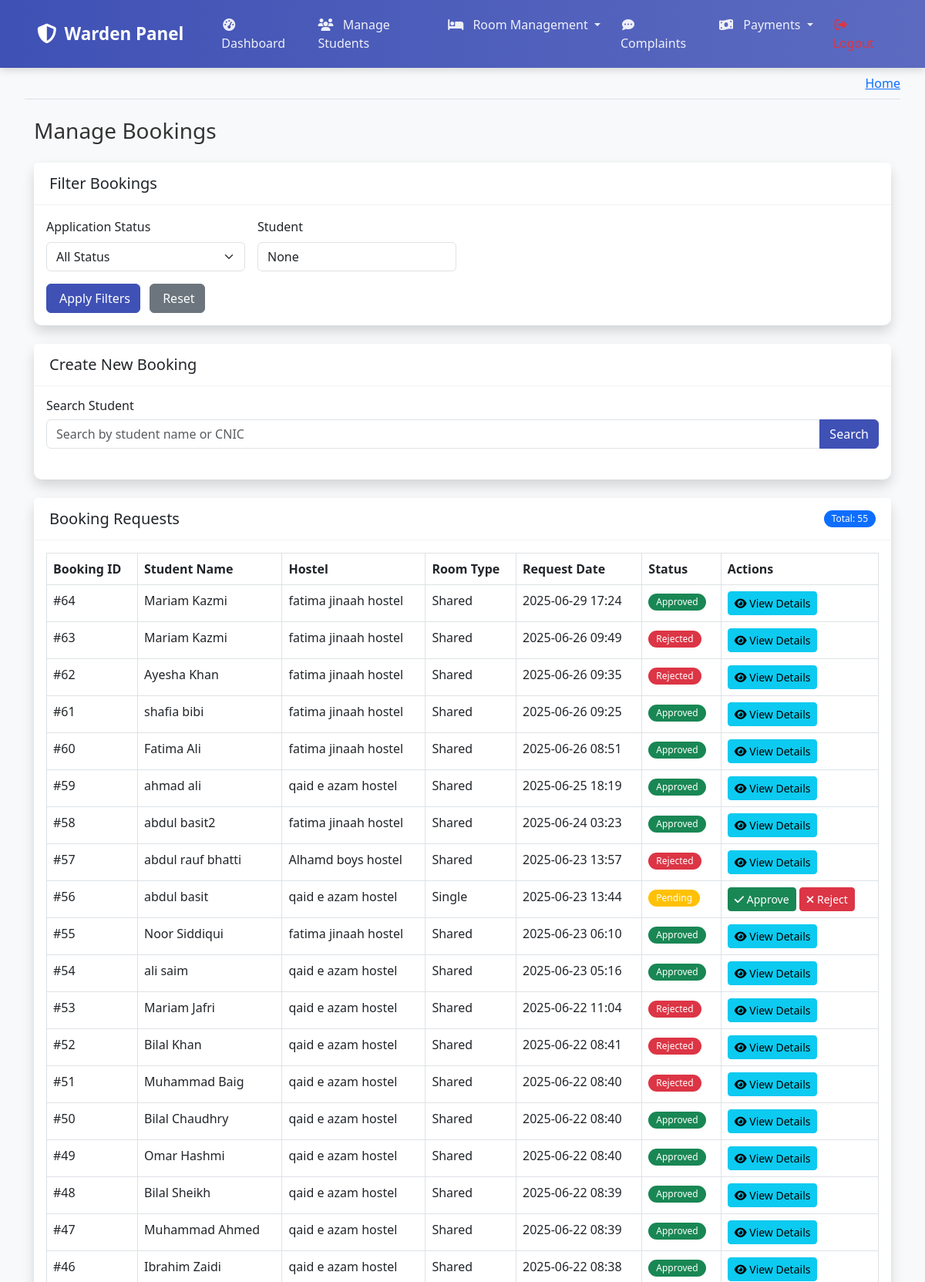
The page /warden/bookings/ (signed in, upper part) on the database its author committed.
### coustom_admin/models.py (models this page shows, shortened)
class BookingRequest(models.Model):
    STATUS_CHOICES = [
        ('Pending', 'Pending'),
        ('Approved', 'Approved'),
        ('Rejected', 'Rejected'),
        ('Cancelled', 'Cancelled'),
        ('Completed', 'Completed')
    ]
    student = models.ForeignKey(User, on_delete=models.CASCADE, related_name='bookings')
    hostel = models.ForeignKey('Hostels', on_delete=models.CASCADE, related_name='bookings')
    room_type = models.CharField(max_length=20, choices=[
        ('Single', 'Single'),
        ('Double', 'Double'),
        ('Shared', 'Shared')
    ])
    status = models.CharField(max_length=20, choices=STATUS_CHOICES, default='Pending')
    check_in_date = models.DateField()
    check_out_date = models.DateField(null=True, blank=True)
    request_date = models.DateTimeField(auto_now_add=True, help_text='When the booking was requested')
    class Meta:
        constraints = [
            models.UniqueConstraint(
                fields=['student'],
                condition=Q(status='Pending') | Q(status='Approved'),
                name='unique_active_booking_per_student'
            )
        ]
    updated_at = models.DateTimeField(auto_now=True)
    admin_notes = models.TextField(blank=True, null=True)
    class Meta:
        ordering = ['-request_date']

class Hostels(models.Model):
    STATUS_CHOICES = [
        ('Active', 'Active'),
        ('Inactive', 'Inactive'),
    ]
    name = models.CharField(max_length=100)
    address = models.TextField(max_length=250)
    gender = models.CharField(default="Male", choices=[('Male', 'Male'), ('Female', 'Female')])
    contact_number = models.CharField(max_length=11)
    total_floors = models.IntegerField()
    description = models.TextField(blank=True, null=True)
    status = models.CharField(max_length=10, choices=STATUS_CHOICES, default='Active')
    created_at = models.DateTimeField(auto_now_add=True)
    def __str__(self):
        return self.name

### warden/views.py (the view)
# urls.py: path('bookings/', views.manage_booking, name='manage_booking'),
@login_required
def manage_booking(request):
    def is_student(user):
        return hasattr(user, 'student')
    if is_student(request.user):
        bookings = BookingRequest.objects.filter(student=request.user.student.user).select_related('student')
    else:
        bookings = BookingRequest.objects.all().select_related('student')
        if hasattr(request.user, 'warden_profile'):
            warden_profile = request.user.warden_profile
            assigned_hostel = HostelWardens.objects.filter(warden=warden_profile).first()
            if assigned_hostel:
                bookings = bookings.filter(hostel=assigned_hostel.hostel)
    status_filter = request.GET.get('status')
    if status_filter:
        bookings = bookings.filter(status=status_filter)
    search_query = request.GET.get('search')
    if search_query:
        bookings = bookings.filter(
            Q(student__first_name__icontains=search_query) |
            Q(student__last_name__icontains=search_query) |
            Q(student__email__icontains=search_query)
        )
    status_counts = bookings.values('status').annotate(count=Count('status'))
    hostels_data_queryset = Hostels.objects.prefetch_related(
        Prefetch('roomtyperate_set',
                queryset=RoomTypeRate.objects.all().only('room_type', 'per_head_rent'),
                to_attr='room_types')
    ).all()
    hostels_data = []
    for hostel in hostels_data_queryset:
        hostel_data = {
            'id': hostel.id,
            'name': hostel.name,
            'room_types': [
                {
                    'room_type': rt.room_type,
                    'per_head_rent': float(rt.per_head_rent) if rt.per_head_rent else 0.0
                } for rt in hostel.room_types
            ]
        }
        hostels_data.append(hostel_data)
    hostels_json = mark_safe(json.dumps(hostels_data, ensure_ascii=False))
    context = {
        'bookings': bookings.order_by('-request_date'),
        'status_counts': {item['status']: item['count'] for item in status_counts},
        'total_bookings': bookings.count(),
        'hostels': hostels_data_queryset,  # Pass the QuerySet for template iteration
        'hostels_json': hostels_json,  # Pass the JSON string for JavaScript
        'today': date.today(),    # For setting min date on date picker
        'status_filter': status_filter,
        'search_query': search_query,
    }
    return render(request, 'warden/warden_managebookings.html', context)

### warden/templates/warden/warden_managebookings.html (shortened to what this page needs)
{% extends 'warden/warden_base.html' %}
{% load static %}
{% block content %}
<div class="container-fluid mt-4">
    <h1 class="h3 mb-4 text-gray-800">Manage Bookings</h1>
    <div class="card shadow mb-4">
        <div class="card-header">
            <h5 class="card-title mb-0">Filter Bookings</h5>
        </div>
        <div class="card-body">
            <form method="GET" class="row g-3" id="filterForm">
                <div class="col-md-3 col-sm-6">
                    <label for="status" class="form-label">Application Status</label>
                    <select class="form-select" id="status" name="status">
                        <option value="">All Status</option>
                    </select>
                </div>
                <div class="col-md-3 col-sm-12">
                    <label for="search" class="form-label">Student</label>
                    <input type="text" class="form-control" id="search" name="search"
                           placeholder="Search by student name" value="{{ search_query }}">
                </div>
                <div class="col-12">
                    <button type="submit" class="btn btn-primary me-2" id="filterButton">
                         Apply Filters
                    </button>
                    <a href="{% url 'manage_booking' %}" class="btn btn-secondary">
                         Reset
                    </a>
                </div>
            </form>
        </div>
    </div>
    <div class="card shadow mb-4">
        <div class="card-header">
            <h5 class="card-title mb-0">Create New Booking</h5>
        </div>
        <div class="card-body">
            <div class="mb-4">
                <h6>Search Student</h6>
                <div class="input-group">
                    <input type="text" id="studentSearch" class="form-control" placeholder="Search by student name or CNIC">
                    <button class="btn btn-primary" type="button" id="searchStudentBtn">
                         Search
                    </button>
                </div>
            </div>
        </div>
    </div>
    <div class="card shadow mb-4">
        <div class="card-header d-flex justify-content-between align-items-center">
            <h5 class="card-title mb-0">Booking Requests</h5>
            <span class="badge bg-primary">Total: {{ total_bookings }}</span>
        </div>
        <div class="card-body">
            <div class="table-responsive">
                <table class="table table-bordered table-hover" id="bookingsTable" width="100%" cellspacing="0">
                    <thead>
                        <tr>
                            <th>Booking ID</th>
                            <th>Student Name</th>
                            <th>Hostel</th>
                            <th>Room Type</th>
                            <th>Request Date</th>
                            <th>Status</th>
                            <th>Actions</th>
                        </tr>
                    </thead>
                    <tbody>
                        {% for booking in bookings %}
                        <tr>
                            <td>#{{ booking.id }}</td>
                            <td>{{ booking.student.get_full_name }}</td>
                            <td>{{ booking.hostel.name }}</td>
                            <td>{{ booking.room_type }}</td>
                            <td>{{ booking.request_date|date:"Y-m-d H:i" }}</td>
                            <td>
                                {% if booking.status == 'Pending' %}
                                    <span class="badge bg-warning">Pending</span>
                                {% elif booking.status == 'Approved' %}
                                    <span class="badge bg-success">Approved</span>
                                {% else %}
                                    <span class="badge bg-danger">Rejected</span>
                                {% endif %}
                            </td>
                            <td>
                                {% if booking.status == 'Pending' %}
                                    <button type="button" class="btn btn-success btn-sm approve-btn" data-bs-toggle="modal" data-bs-target="#approveModal" data-booking-id="{{ booking.id }}">
                                        <i class="fas fa-check"></i> Approve
                                    </button>
                                    <button type="button" class="btn btn-danger btn-sm reject-btn" data-bs-toggle="modal" data-bs-target="#rejectModal" data-booking-id="{{ booking.id }}">
                                        <i class="fas fa-times"></i> Reject
                                    </button>
                                {% else %}
                                    <button type="button" class="btn btn-info btn-sm" data-bs-toggle="modal" data-bs-target="#viewDetailsModal{{ booking.id }}">
                                        <i class="fas fa-eye"></i> View Details
                                    </button>
                                {% endif %}
                            </td>
                        </tr>
                        {% endfor %}
                    </tbody>
                </table>
            </div>
        </div>
    </div>
</div>
{% endblock content %}

### warden/templates/warden/warden_base.html (style rules this page uses)
:root { --primary-color: #3f51b5; --secondary-color: #5c6bc0; --accent-color: #ff4081; --light-gray: #f5f5f5; --dark-gray: #333; }
body { font-family: 'Segoe UI', Tahoma, Geneva, Verdana, sans-serif; background-color: #f8f9fa; color: #333; }
.card { border: none; border-radius: 10px; box-shadow: 0 2px 10px rgba(0, 0, 0, 0.05); margin-bottom: 20px; transition: transform 0.3s, box-shadow 0.3s; }
.card-header { background-color: white; border-bottom: 1px solid rgba(0, 0, 0, 0.05); font-weight: 600; padding: 15px 20px; }
.btn-primary { background-color: var(--primary-color); border-color: var(--primary-color); }
.badge { padding: 5px 10px; font-weight: 500; border-radius: 20px; }

### rows shown on the page
BookingRequest: id "64", student.get_full_name "Mariam Kazmi", hostel.name "fatima jinaah hostel", room_type "Shared", request_date "2025-06-29 17:24", status "Approved"
BookingRequest: id "63", student.get_full_name "Mariam Kazmi", hostel.name "fatima jinaah hostel", room_type "Shared", request_date "2025-06-26 09:49", status "Rejected"
BookingRequest: id "62", student.get_full_name "Ayesha Khan", hostel.name "fatima jinaah hostel", room_type "Shared", request_date "2025-06-26 09:35", status "Rejected"
BookingRequest: id "61", student.get_full_name "shafia bibi", hostel.name "fatima jinaah hostel", room_type "Shared", request_date "2025-06-26 09:25", status "Approved"
BookingRequest: id "60", student.get_full_name "Fatima Ali", hostel.name "fatima jinaah hostel", room_type "Shared", request_date "2025-06-26 08:51", status "Approved"
BookingRequest: id "59", student.get_full_name "ahmad ali", hostel.name "qaid e azam hostel", room_type "Shared", request_date "2025-06-25 18:19", status "Approved"
BookingRequest: id "58", student.get_full_name "abdul basit2", hostel.name "fatima jinaah hostel", room_type "Shared", request_date "2025-06-24 03:23", status "Approved"
BookingRequest: id "57", student.get_full_name "abdul rauf bhatti", hostel.name "Alhamd boys hostel", room_type "Shared", request_date "2025-06-23 13:57", status "Rejected"
BookingRequest: id "56", student.get_full_name "abdul basit", hostel.name "qaid e azam hostel", room_type "Single", request_date "2025-06-23 13:44", status "Pending"
BookingRequest: id "55", student.get_full_name "Noor Siddiqui", hostel.name "fatima jinaah hostel", room_type "Shared", request_date "2025-06-23 06:10", status "Approved"
BookingRequest: id "54", student.get_full_name "ali saim", hostel.name "qaid e azam hostel", room_type "Shared", request_date "2025-06-23 05:16", status "Approved"
BookingRequest: id "53", student.get_full_name "Mariam Jafri", hostel.name "qaid e azam hostel", room_type "Shared", request_date "2025-06-22 11:04", status "Rejected"
BookingRequest: id "52", student.get_full_name "Bilal Khan", hostel.name "qaid e azam hostel", room_type "Shared", request_date "2025-06-22 08:41", status "Rejected"
BookingRequest: id "51", student.get_full_name "Muhammad Baig", hostel.name "qaid e azam hostel", room_type "Shared", request_date "2025-06-22 08:40", status "Rejected"
BookingRequest: id "50", student.get_full_name "Bilal Chaudhry", hostel.name "qaid e azam hostel", room_type "Shared", request_date "2025-06-22 08:40", status "Approved"
BookingRequest: id "49", student.get_full_name "Omar Hashmi", hostel.name "qaid e azam hostel", room_type "Shared", request_date "2025-06-22 08:40", status "Approved"
BookingRequest: id "48", student.get_full_name "Bilal Sheikh", hostel.name "qaid e azam hostel", room_type "Shared", request_date "2025-06-22 08:39", status "Approved"
BookingRequest: id "47", student.get_full_name "Muhammad Ahmed", hostel.name "qaid e azam hostel", room_type "Shared", request_date "2025-06-22 08:39", status "Approved"
BookingRequest: id "46", student.get_full_name "Ibrahim Zaidi", hostel.name "qaid e azam hostel", room_type "Shared", request_date "2025-06-22 08:38", status "Approved"

### other values the page prints
{{ total_bookings }} "55"
